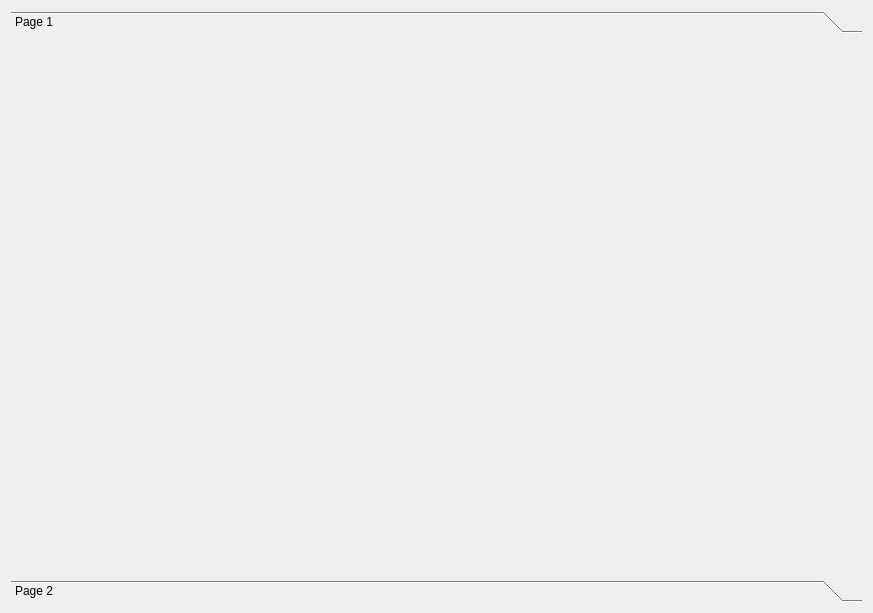
<?xml version="1.0" encoding="UTF-8"?>
<ui version="4.0">
 <class>Form</class>
 <widget class="QWidget" name="Form">
  <property name="geometry">
   <rect>
    <x>0</x>
    <y>0</y>
    <width>873</width>
    <height>613</height>
   </rect>
  </property>
  <property name="windowTitle">
   <string>Form</string>
  </property>
  <layout class="QVBoxLayout" name="verticalLayout">
   <item>
    <widget class="QToolBox" name="toolBox">
     <property name="currentIndex">
      <number>0</number>
     </property>
     <widget class="QWidget" name="page">
      <property name="geometry">
       <rect>
        <x>0</x>
        <y>0</y>
        <width>851</width>
        <height>529</height>
       </rect>
      </property>
      <attribute name="label">
       <string>Page 1</string>
      </attribute>
     </widget>
     <widget class="QWidget" name="page_2">
      <property name="geometry">
       <rect>
        <x>0</x>
        <y>0</y>
        <width>98</width>
        <height>28</height>
       </rect>
      </property>
      <attribute name="label">
       <string>Page 2</string>
      </attribute>
     </widget>
    </widget>
   </item>
  </layout>
 </widget>
 <resources/>
 <connections/>
</ui>
